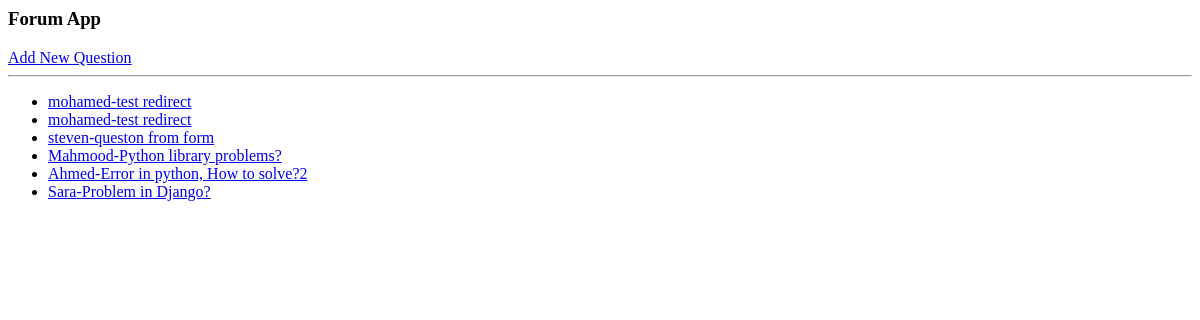
/questions/, run on an earlier commit of the app's database.
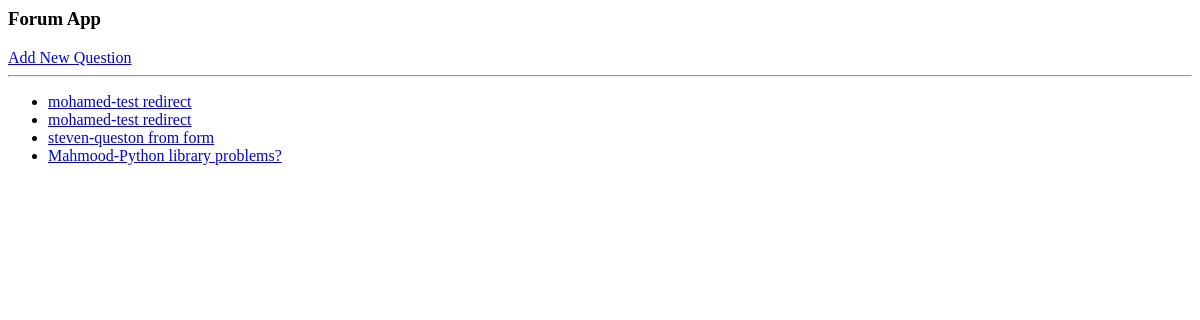
And on a later commit of the database.
### forum/models.py (models this page shows)
class Question(models.Model):
    question=models.CharField(max_length=300)
    author=models.CharField(max_length=50)
    create_date=models.DateTimeField(default=timezone.now)
    def __str__(self):
        return self.question
    class Meta:
        ordering=["-id"]

### forum/views.py (the view)
# urls.py: path('questions/',questions_list),
def questions_list(request):
    data=Question.objects.all()
    return render(request,'forum/list.html',{'data':data})

### forum/templates/forum/list.html
<h3>Forum App</h3>
<a href="/questions/add"> Add New Question </a>
<hr>
<ul>
    {% for question in data %}
    <li><a href="/questions/{{question.id}}">{{question.author}}-{{question}}</a></li>
    {% endfor %}
</ul>

What changed in the data, as far as the page shows it:
removed Question: author "Ahmed", question "Error in python, How to solve?2"
removed Question: author "Sara", question "Problem in Django?"
